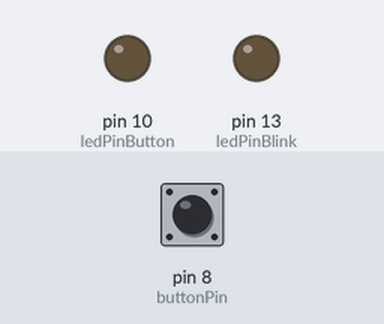
A sketch run on a simulated Arduino Uno, built with avr-gcc and run on an emulated ATmega328P. Shown: output pins drawn as LEDs (lit = HIGH). The test bench sets the inputs (shaded band); at power-on: pin 8 (buttonPin) LOW.

Above: at 1.2 s.
1.3 s: pin 8 (buttonPin) pulled HIGH for 0.15 s
At 2.5 s:
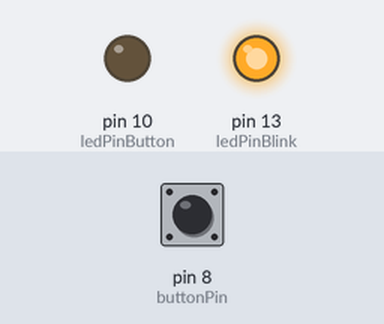
4.4 s: pin 8 (buttonPin) pulled HIGH for 3.2 s
At 5.5 s:
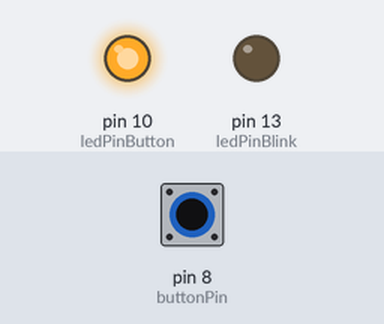
At 6.8 s:
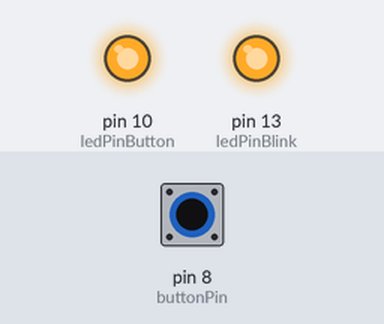
Timing chart, 0 to 15.1 s (numbered marks = the images above; inputs shaded):
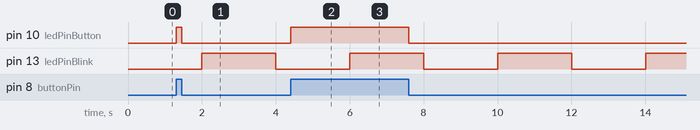

Measured:
- after the input at 1.3 s, pin 10 (ledPinButton): LOW → HIGH at once, → LOW 0.15 s later
- after the input at 4.4 s, pin 10 (ledPinButton): LOW → HIGH at once, → LOW 3.2 s later
- by itself, pin 13 (ledPinBlink): alternates HIGH for 2.0 s and LOW for 2.0 s

The sketch:

Clignotement.ino
```cpp
/*
Auteur :      Erik Bartmann
Nom :         Clignotement avec gestion des intervalles
Version :     1.0
Références :  http://arduino.cc/en/Reference/PinMode
              http://arduino.cc/en/Reference/Constants
              http://arduino.cc/en/Reference/If
              http://arduino.cc/en/Reference/Else
              http://arduino.cc/en/Reference/DigitalWrite
              http://arduino.cc/en/Reference/DigitalRead
              http://arduino.cc/en/Reference/Millis
*/
int ledPinBlink = 13;  // LED clignotante rouge en broche 13
int ledPinButton = 10; // LED de bouton-poussoir jaune en broche 10
int buttonPin = 8;     // Bouton-poussoir en broche 8
int buttonState;       // Variable pour enregistrement de l'état du bouton-poussoir
int interval = 2000;   // Intervalle de temps (2 secondes)
unsigned long prev;    // Variable de temps
int ledState = LOW;    // Variable d'état pour la LED clignotante
void setup(){
  pinMode(ledPinBlink, OUTPUT);  // Broche LED clignotante comme sortie
  pinMode(ledPinButton, OUTPUT); // Broche LED de bouton-poussoir comme sortie
  pinMode(buttonPin, INPUT);     // Broche bouton-poussoir comme entrée
  prev = millis();               // Mémoriser le compteur de temps actuel
}
void loop(){
  // Faire clignoter la LED clignotante via la gestion des intervalles
  if((millis() - prev) > interval){
    prev = millis();
    ledState = !ledState; // Bascule état de la LED
    digitalWrite(ledPinBlink, ledState); // Bascule la LED rouge
  }
  // Interrogation de l'état du bouton-poussoir
  buttonState = digitalRead (buttonPin);
  if(buttonState == HIGH)
    digitalWrite(ledPinButton, HIGH); // LED jaune au niveau HIGH (5 V)
  else
    digitalWrite(ledPinButton, LOW);  // LED jaune au niveau LOW (0 V)
}
```
